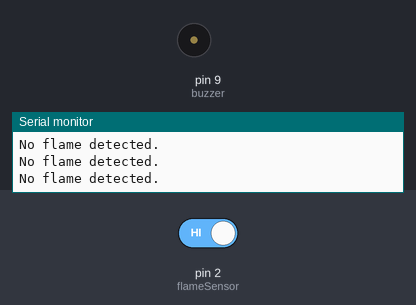
Bench run of a sketch on a simulated Arduino Uno, built with avr-gcc and run on an emulated ATmega328P. Parts: buzzer (waves = sounding, pin HIGH), the last lines printed to the serial monitor. The inputs (shaded band) are chosen by the test bench; at power-on: pin 2 (flameSensor) HIGH. Not simulated (calls return 0 or success): arduino_secrets.h.

Above: at 1.2 s.
1.3 s: pin 2 (flameSensor) driven LOW
At 2.5 s:
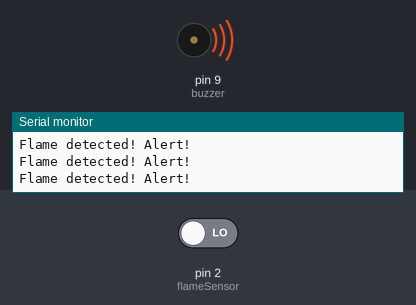
2.8 s: pin 2 (flameSensor) driven HIGH
At 3.9 s:
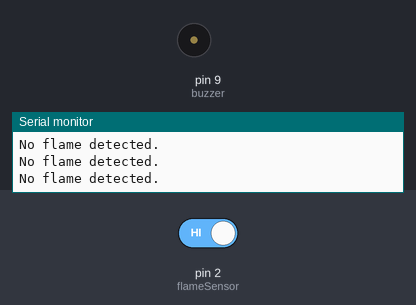
Timing chart, 0 to 5.8 s (numbered marks = the images above; inputs shaded):
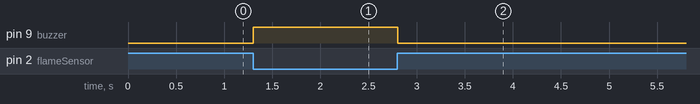

The sketch:

Flame_Sensor_with_Buzzer_Alert.ino
```cpp
#include "arduino_secrets.h"

int flameSensor = 2; // Flame sensor connected to D2
int buzzer = 9;      // Buzzer connected to D9
int flameDetected;   // Variable to store flame sensor status

void setup() {
  pinMode(flameSensor, INPUT);
  pinMode(buzzer, OUTPUT);
  Serial.begin(9600);
}

void loop() {
  flameDetected = digitalRead(flameSensor);

  if (flameDetected == LOW) { // Flame detected (typically LOW signal)
    digitalWrite(buzzer, HIGH); // Activate buzzer
    Serial.println("Flame detected! Alert!");
  } else {
    digitalWrite(buzzer, LOW); // Turn off buzzer
    Serial.println("No flame detected.");
  }

  delay(100); // Delay for stability
}
```

Measured:
- after the input at 1.3 s, pin 9 (buzzer): LOW → HIGH at once
- after the input at 2.8 s, pin 9 (buzzer): HIGH → LOW at once
